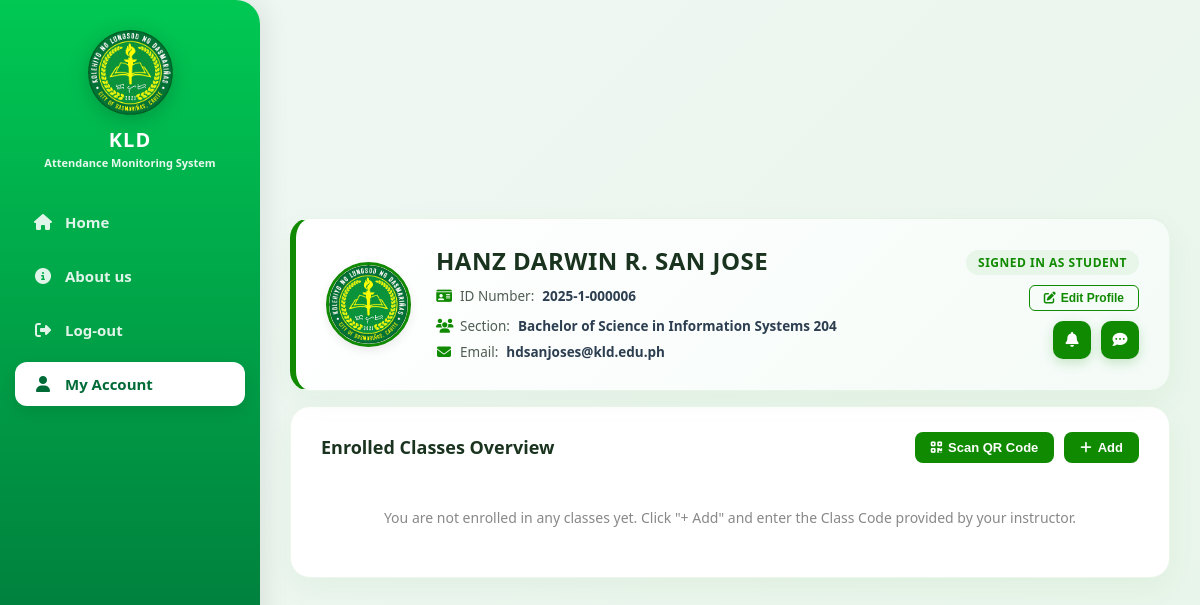
The page /student_dashboard.php (signed in) on the database its author committed.
### tables this page shows
CREATE TABLE `users` (
  `id` int(11) NOT NULL,
  `first_name` varchar(100) NOT NULL,
  `middle_name` varchar(100) DEFAULT NULL,
  `last_name` varchar(100) NOT NULL,
  `id_number` varchar(50) NOT NULL,
  `email` varchar(100) NOT NULL,
  `password` varchar(255) NOT NULL,
  `reset_code` varchar(10) DEFAULT NULL,
  `reset_expires` datetime DEFAULT NULL,
  `role` varchar(50) NOT NULL,
  `profile_pic` varchar(255) DEFAULT NULL,
  `created_at` timestamp NOT NULL DEFAULT current_timestamp(),
  `section` varchar(100) DEFAULT NULL,
  `institute` varchar(255) DEFAULT NULL,
  `position` varchar(255) DEFAULT NULL
);

### student_dashboard.php (the view, shortened to what this page needs)
<?php
require_once 'db_connect.php';
$student_id = $_SESSION['user_id'];
$check_section_col = $conn->query("SHOW COLUMNS FROM users LIKE 'section'");
$has_section_col = ($check_section_col && $check_section_col->num_rows > 0);
if ($has_section_col) {
    $stmt_user = $conn->prepare("SELECT first_name, middle_name, last_name, role, id_number, email, profile_pic, section FROM users WHERE id = ?");
} else {
    $stmt_user = $conn->prepare("SELECT first_name, middle_name, last_name, role, id_number, email, profile_pic FROM users WHERE id = ?");
}
$stmt_user->bind_param("i", $student_id);
$stmt_user->execute();
$user = $stmt_user->get_result()->fetch_assoc();
$student_section = $has_section_col ? ($user['section'] ?? 'N/A') : 'N/A';
$full_name = trim(($user['first_name'] ?? '') . ' ' . (!empty($user['middle_name']) ? $user['middle_name'] . ' ' : '') . ($user['last_name'] ?? ''));
$stmt_enrolled = $conn->prepare("
    SELECT ts.id, ts.subject_name, ts.section_name, ts.class_code, CONCAT(u.first_name, ' ', u.last_name) as teacher_name, u.profile_pic as teacher_pic
    FROM student_enrollments se
    JOIN teacher_subjects ts ON se.subject_id = ts.id
    JOIN users u ON ts.teacher_id = u.id
    WHERE se.student_id = ?
    ORDER BY ts.subject_name ASC
");
$stmt_enrolled->bind_param("i", $student_id);
$stmt_enrolled->execute();
$enrolled_result = $stmt_enrolled->get_result();
?>
<!DOCTYPE html>
<html lang="en">
<head>
    <link rel="stylesheet" href="https://cdnjs.cloudflare.com/ajax/libs/font-awesome/6.4.0/css/all.min.css">
    <link rel="stylesheet" href="style.css?v=<?php echo time(); ?>">
</head>
<body>
    <nav>
        <div class="logo-container">
            <img src="kld-logo.png" alt="KLD Logo" class="sidebar-logo">
            <h3 class="brand-title">KLD</h3>
            <span class="brand-subtitle">Attendance Monitoring System</span>
        </div>
        <div class="nav-links">
            <a href="student_dashboard.php"><i class="fa-solid fa-house"></i> Home</a>
            <a href="about.php"><i class="fa-solid fa-circle-info"></i> About us</a>
            <a href="logout.php"><i class="fa-solid fa-right-from-bracket"></i> Log-out</a>
            <a href="student_dashboard.php" class="active"><i class="fa-solid fa-user"></i> My Account</a>
        </div>
    </nav>
    <main class="main-wrapper">
        <div class="styled-card profile-card-layout">
            <div class="profile-content">
                <div class="user-profile-avatar">
                    <?php if (!empty($user['profile_pic']) && file_exists($user['profile_pic'])): ?>
                        <img src="<?php echo htmlspecialchars($user['profile_pic']); ?>" alt="Profile Picture">
                    <?php else: ?>
                        <i class="fa-solid fa-user"></i>
                    <?php endif; ?>
                </div>
                <div class="user-details">
                    <h2><?php echo strtoupper(htmlspecialchars($full_name ?: 'Student')); ?></h2>
                    <div class="user-info-row">
                        <p><i class="fa-solid fa-id-card"></i> ID Number: <span><?php echo htmlspecialchars($user['id_number'] ?? 'N/A'); ?></span></p>
                        <p><i class="fa-solid fa-users"></i> Section: <span><?php echo htmlspecialchars($student_section); ?></span></p>
                    </div>
                    <p><i class="fa-solid fa-envelope"></i> Email: <span><?php echo htmlspecialchars($user['email'] ?? 'N/A'); ?></span></p>
                </div>
            </div>
            <div class="profile-right-container">
                <span class="signed-in-badge">Signed in as Student</span>
                <button type="button" class="btn-edit-profile" onclick="openEditProfileModal()">
                    <i class="fa-solid fa-pen-to-square"></i> Edit Profile
                </button>
                <div class="action-buttons-group">
                    <button type="button" class="btn-action-icon" title="Notifications" onclick="alert('Notifications clicked')">
                        <i class="fa-solid fa-bell"></i>
                    </button>
                    <button type="button" class="btn-action-icon" title="Chat" onclick="alert('Chat clicked')">
                        <i class="fa-solid fa-comment-dots"></i>
                    </button>
                </div>
            </div>
        </div>
        <div class="styled-card">
            <div class="section-header">
                <h3>Enrolled Classes Overview</h3>
                <div class="header-right-actions">
                    <button type="button" class="btn-scan-qr-header" onclick="openQRModal()">
                        <i class="fa-solid fa-qrcode"></i> Scan QR Code
                    </button>
                    <button type="button" class="btn-add" id="toggleAddBtn" onclick="toggleAddForm()">
                        <i class="fa-solid fa-plus"></i> Add
                    </button>
                </div>
            </div>
            <div class="subject-cards-grid">
                <?php if ($enrolled_result && $enrolled_result->num_rows > 0): ?>
                    <?php while ($class = $enrolled_result->fetch_assoc()): ?>
                        <a href="view_attendance.php?subject_id=<?php echo $class['id']; ?>" style="text-decoration: none; color: inherit;">
                            <div class="subject-card">
                                <div class="subject-card-banner">
                                    <div class="teacher-card-avatar">
                                        <?php if (!empty($class['teacher_pic']) && file_exists($class['teacher_pic'])): ?>
                                            <img src="<?php echo htmlspecialchars($class['teacher_pic']); ?>" alt="Teacher Profile">
                                        <?php else: ?>
                                            <i class="fa-solid fa-user"></i>
                                        <?php endif; ?>
                                    </div>
                                </div>
                                <div class="subject-card-body">
                                    <h4 style="margin: 0 0 5px 0; font-size: 18px; color: #1a331e; font-weight: 800;"><?php echo htmlspecialchars($class['subject_name']); ?></h4>
                                    <p style="margin: 0; font-size: 13px; color: #4f5d52;"><strong>Section:</strong> <?php echo htmlspecialchars($class['section_name']); ?></p>
                                    <p style="margin: 0; font-size: 13px; color: #4f5d52;"><strong>Instructor:</strong> <?php echo strtoupper(htmlspecialchars($class['teacher_name'])); ?></p>
                                </div>
                            </div>
                        </a>
                    <?php endwhile; ?>
                <?php else: ?>
                    <p style="color: #888; font-size: 14px; grid-column: 1 / -1; text-align: center; padding: 25px;">You are not enrolled in any classes yet. Click "+ Add" and enter the Class Code provided by your instructor.</p>
                <?php endif; ?>
            </div>
        </div>
    </main>
</body>
</html>

### style.css (style rules this page uses)
* { margin: 0; padding: 0; box-sizing: border-box; }
html, body { width: 100%; min-height: 100vh; }
body { font-family: 'Segoe UI', Tahoma, Geneva, Verdana, sans-serif; color: #1e293b; display: flex; background-color: #f0f4f3; background-image: radial-gradient(circle at 95% 5%, rgba(0, 191, 99, 0.08) 0%, transparent 40%), radial-gradient(circle at 40% 90%, rgba(0, 191, 99, 0.05) 0%, transparent 40%); }
nav { width: 260px; height: 100vh; background: linear-gradient(180deg, #00c853 0%, #006b37 100%); padding: 30px 15px; display: flex; flex-direction: column; align-items: center; position: fixed; top: 0; left: 0; border-radius: 0 24px 24px 0; box-shadow: 6px 0 25px rgba(0, 0, 0, 0.08); z-index: 100; }
.logo-container { margin-bottom: 30px; text-align: center; width: 100%; }
.sidebar-logo { width: 85px; height: auto; filter: drop-shadow(0 4px 10px rgba(0, 0, 0, 0.2)); }
.brand-title { color: #ffffff; font-size: 20px; font-weight: 800; letter-spacing: 1px; margin-top: 6px; }
.brand-subtitle { color: rgba(255, 255, 255, 0.9); font-size: 11px; font-weight: 600; display: block; white-space: nowrap; margin-top: 2px; }
.nav-links { display: flex; flex-direction: column; gap: 10px; width: 100%; }
.nav-links a { color: rgba(255, 255, 255, 0.88); text-decoration: none; font-size: 15px; font-weight: 600; padding: 12px 18px; border-radius: 12px; display: flex; align-items: center; gap: 12px; transition: all 0.3s ease; }
.nav-links a i { font-size: 16px; width: 20px; text-align: center; }
.nav-links a.active { background: #ffffff; color: #006b37; box-shadow: 0 5px 15px rgba(0, 0, 0, 0.1); }
.main-wrapper { margin-left: 260px; width: calc(100% - 260px); min-height: 100vh; display: flex; align-items: center; justify-content: center; padding: 40px 20px; }
.profile-card-layout { display: flex; align-items: center; gap: 20px; }
.user-profile-avatar { width: 80px; height: 80px; border-radius: 50%; border: 3px solid #00c853; overflow: hidden; display: flex; align-items: center; justify-content: center; background: #e8f8f0; color: #00c853; font-size: 32px; flex-shrink: 0; }
.user-profile-avatar img { width: 100%; height: 100%; object-fit: cover; }

### rows shown on the page
users: profile_pic (picture), first_name+middle_name+last_name "HANZ DARWIN R. SAN JOSE", id_number "2025-1-000006", section "Bachelor of Science in Information Systems 204", email "hdsanjoses@kld.edu.ph"
